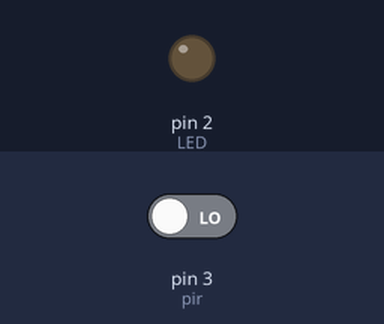
Simulated run of this sketch. Board: Arduino Uno, built with avr-gcc and run on an emulated ATmega328P. Parts: output pins drawn as LEDs (lit = HIGH). The inputs (shaded band) are chosen by the test bench; at power-on: pin 3 (pir) LOW.

Above: at 1.2 s.
1.3 s: pin 3 (pir) driven HIGH
At 1.7 s:
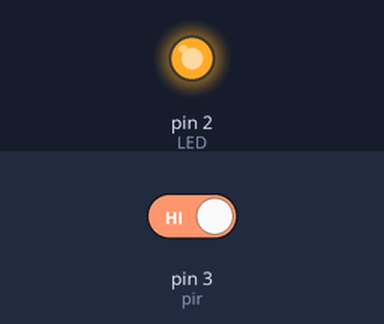
2.8 s: pin 3 (pir) driven LOW
At 4.1 s:
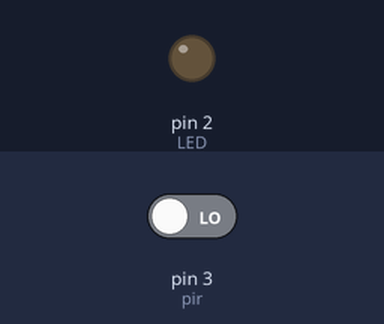
Timing chart, 0 to 5.8 s (numbered marks = the images above; inputs shaded):
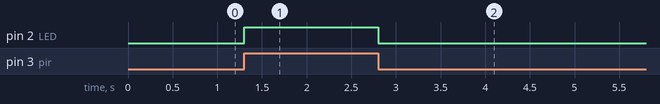

Measured:
- after the input at 1.3 s, pin 2 (LED): LOW → HIGH at once
- after the input at 2.8 s, pin 2 (LED): HIGH → LOW at once

The sketch:

sketch_pirsensor_1.1.3.ino
```cpp
int LED=2;
int pir=3;
void setup()
{
  pinMode(pir,INPUT);
  pinMode(LED,OUTPUT);
}
void loop()
{
  int pir_read=digitalRead(pir);
  digitalWrite(LED,pir_read);

}
```
